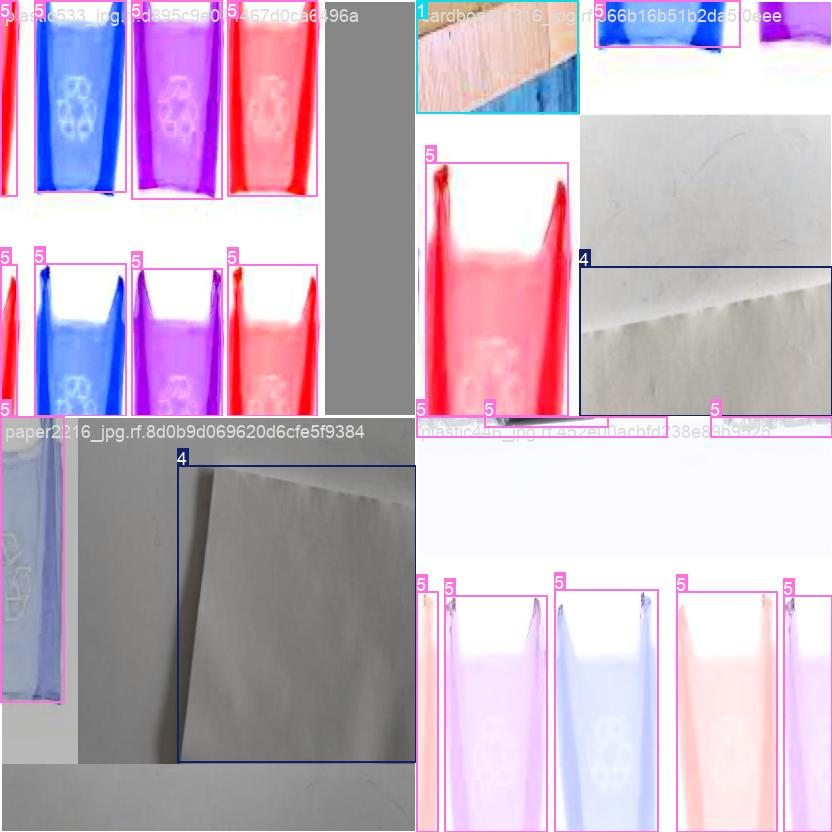
#> input picture archive/yolo_training_v1_cpu/E1_baseline/train_batch0.jpg, 832 x 832 px
$ python -i classical_features.py   (imports and definitions only)   (older library calls are emulated)
#> lines starting #> are read from the running program, lines starting #| are printed output that depends on the picture; after the words box and inside, x2 and y2 are one past the last pixel; in counts of white or black regions, pixels touching at a corner belong together
"""Classical feature extraction — 252-dimensional vector per 224×224 crop.

Components:
  color_histogram : 96 dims  (HSV, 32 bins/channel)
  lbp             : 26 dims  (uniform LBP, radius=3, n_points=24)
  gabor           : 48 dims  (mean+std for 4 orientations × 3 frequencies)
  hog             : 36 dims  (9 orientations, 8×8 px/cell, 2×2 blk)
  shape           : 10 dims  (aspect ratio, circularity, 7 Hu moments, extent)
  glcm            : 36 dims  (5 properties × 2 distances × 2 angles... approx)

Total: 96+26+48+36+10+36 = 252

BUG (Cell 6): current implementation produces 283 dims — fix in progress.
"""
import numpy as np
import cv2
from skimage.feature import local_binary_pattern, graycomatrix, graycoprops, hog
from PIL import Image


FEATURE_DIM = 252


def extract_color_histogram(img_rgb: np.ndarray, bins: int = 32) -> np.ndarray:
    img_hsv = cv2.cvtColor(img_rgb, cv2.COLOR_RGB2HSV)
    feats = []
    for ch in range(3):
        hist, _ = np.histogram(img_hsv[:, :, ch], bins=bins, range=(0, 256), density=True)
        feats.append(hist)
    return np.concatenate(feats)  # 96 dims


def extract_lbp(gray: np.ndarray, n_points: int = 24, radius: int = 3) -> np.ndarray:
    lbp = local_binary_pattern(gray, n_points, radius, method="uniform")
    hist, _ = np.histogram(lbp.ravel(), bins=n_points + 2, range=(0, n_points + 2), density=True)
    return hist  # 26 dims


def extract_gabor(gray: np.ndarray) -> np.ndarray:
    feats = []
    for freq in [0.1, 0.2, 0.3, 0.4, 0.5, 0.6]:   # 6 freq × 4 orient × 2 stats = 48 dims
        for theta in [0, np.pi / 4, np.pi / 2, 3 * np.pi / 4]:
            kernel = cv2.getGaborKernel((21, 21), 5, theta, 1 / freq, 0.5, 0, ktype=cv2.CV_32F)
            filtered = cv2.filter2D(gray.astype(np.float32), cv2.CV_32F, kernel)
            feats.extend([filtered.mean(), filtered.std()])
    return np.array(feats)  # 48 dims


def extract_hog_features(gray: np.ndarray) -> np.ndarray:
    feats = hog(gray, orientations=9, pixels_per_cell=(8, 8),
                cells_per_block=(2, 2), feature_vector=True)
    # Truncate/pad to exactly 36 dims for consistency
    target = 36
    if len(feats) >= target:
        return feats[:target]
    return np.pad(feats, (0, target - len(feats)))


def extract_shape_features(gray: np.ndarray) -> np.ndarray:
    _, binary = cv2.threshold(gray, 0, 255, cv2.THRESH_BINARY + cv2.THRESH_OTSU)
    contours, _ = cv2.findContours(binary, cv2.RETR_EXTERNAL, cv2.CHAIN_APPROX_SIMPLE)
    if not contours:
        return np.zeros(10)
    cnt = max(contours, key=cv2.contourArea)
    area = cv2.contourArea(cnt)
    perimeter = cv2.arcLength(cnt, True)
    x, y, w, h = cv2.boundingRect(cnt)
    aspect_ratio = w / (h + 1e-6)
    circularity = 4 * np.pi * area / (perimeter ** 2 + 1e-6)
    extent = area / (w * h + 1e-6)
    moments = cv2.moments(cnt)
    hu = cv2.HuMoments(moments).flatten()
    return np.array([aspect_ratio, circularity, extent, *hu[:7]])  # 10 dims


def extract_glcm_features(gray: np.ndarray) -> np.ndarray:
    glcm = graycomatrix(gray, distances=[1, 3], angles=[0, np.pi / 4, np.pi / 2, 3 * np.pi / 4],
                        levels=256, symmetric=True, normed=True)
    props = ["contrast", "dissimilarity", "homogeneity", "energy", "correlation"]
    feats = [graycoprops(glcm, p).ravel() for p in props]
    raw = np.concatenate(feats)  # 5 props × 2 dist × 4 angles = 40
    return raw[:36]  # trim to 36


def extract_classical_from_array(img_rgb: np.ndarray) -> np.ndarray:
    """Extract 252-dim features from an already-loaded 224×224 RGB uint8 array."""
    gray = cv2.cvtColor(img_rgb, cv2.COLOR_RGB2GRAY)
    feats = np.concatenate([
        extract_color_histogram(img_rgb),  # 96
        extract_lbp(gray),                 # 26
        extract_gabor(gray),               # 48
        extract_hog_features(gray),        # 36
        extract_shape_features(gray),      # 10
        extract_glcm_features(gray),       # 36
    ])
    assert len(feats) == FEATURE_DIM, f"Expected {FEATURE_DIM}, got {len(feats)}"
    return feats


def extract_classical(crop_path: str) -> np.ndarray:
    img = np.array(Image.open(crop_path).convert("RGB").resize((224, 224)))
    return extract_classical_from_array(img)
#> in extract_classical_from_array, `gray = cv2.cvtColor(img_rgb, cv2.COLOR_RGB2GRAY)`:
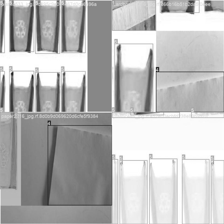
#> gray: shape (224, 224); min 26, max 255, mean 186.3
#> in extract_color_histogram, `img_hsv = cv2.cvtColor(img_rgb, cv2.COLOR_RGB2HSV)`: img_hsv: shape (224, 224, 3); mean H, S, V 74.4, 38.3, 210
#> after the loop in extract_color_histogram, `for ch in range(3):`: feats = 3 items
#> in extract_lbp, `lbp = local_binary_pattern(gray, n_points, radius, method="uniform")`:
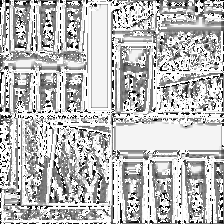
#> lbp: shape (224, 224) float64; min 0, max 25, mean 18.5; drawn with min black and max white
#> in extract_lbp, `hist, _ = np.histogram(lbp.ravel(), bins=n_points + 2, range=(0, n_poi..`: hist = 26 values, max 0.37 at index 25, min 0.00628 at index 4, mean 0.0385
#> in extract_gabor, `feats = []`: feats = []
#> after the loop in extract_gabor, `for freq in [0.1, 0.2, 0.3, 0.4, 0.5, 0.6]:`:
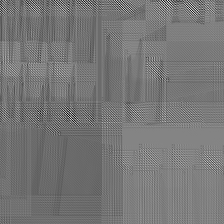
#> filtered: shape (224, 224) float32; min -65.7, max 143.9, mean 32; drawn with min black and max white
#> after the loop in extract_gabor, `for freq in [0.1, 0.2, 0.3, 0.4, 0.5, 0.6]:`: feats = 48 values, max 1586.2 at index 1, min -19.57 at index 0, mean 281.6
#> in extract_shape_features, `_, binary = cv2.threshold(gray, 0, 255, cv2.THRESH_BINARY + cv2.THRESH..`:
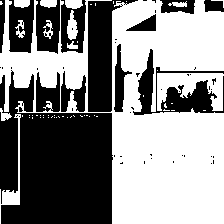
#> binary: shape (224, 224); 54.1% white; 52 black regions (39 under 20 px)
#> in extract_shape_features, `contours, _ = cv2.findContours(binary, cv2.RETR_EXTERNAL, cv2.CHAIN_AP..`: contours = 53 contours, 41 with area under 20; largest, box (x1, y1, x2, y2) and area: (0, 0, 224, 224) 25226, (157, 73, 224, 111) 1278, (0, 114, 21, 224) 308, (67, 10, 78, 40) 175, (65, 0, 83, 9) 114
#> in extract_shape_features, `cnt = max(contours, key=cv2.contourArea)`: cnt = contour of 351 points, box (x1, y1, x2, y2) (0, 0, 224, 224), area 25226
#> in extract_shape_features, `area = cv2.contourArea(cnt)`: area = 25226.5
#> in extract_shape_features, `perimeter = cv2.arcLength(cnt, True)`: perimeter = 2059.3
#> in extract_shape_features, `x, y, w, h = cv2.boundingRect(cnt)`: x = 0; w = 224
#> in extract_shape_features, `aspect_ratio = w / (h + 1e-6)`: aspect_ratio = 1
#> in extract_shape_features, `circularity = 4 * np.pi * area / (perimeter ** 2 + 1e-6)`: circularity = 0.0748
#> in extract_shape_features, `extent = area / (w * h + 1e-6)`: extent = 0.503
#> in extract_shape_features, `moments = cv2.moments(cnt)`: moments = moments, m00 25226.5, centre m10/m00, m01/m00 = (142.1, 110.5)
#> in extract_shape_features, `hu = cv2.HuMoments(moments).flatten()`: hu = [0.283, 0.00682, 0.00767, 0.000424, 6.64e-07, 1.12e-05, -3.78e-07]
#> in extract_glcm_features, `feats = [graycoprops(glcm, p).ravel() for p in props]`: feats = 5 items
#> in extract_glcm_features, `raw = np.concatenate(feats)`: raw = 40 values, max 1461.2 at index 4, min 0.0902 at index 31, mean 148.1
#> in extract_classical_from_array, `feats = np.concatenate([ extract_color_histogram(img_rgb),`: feats = 252 values, max 1586.2 at index 123, min -19.57 at index 122, mean 77.15

>>> result = extract_classical('../../archive/yolo_training_v1_cpu/E1_baseline/train_batch0.jpg')
#> result has the same summary as feats in extract_classical_from_array

$ run again, on archive/yolo_training_v1_cpu/E1_baseline/train_batch1.jpg
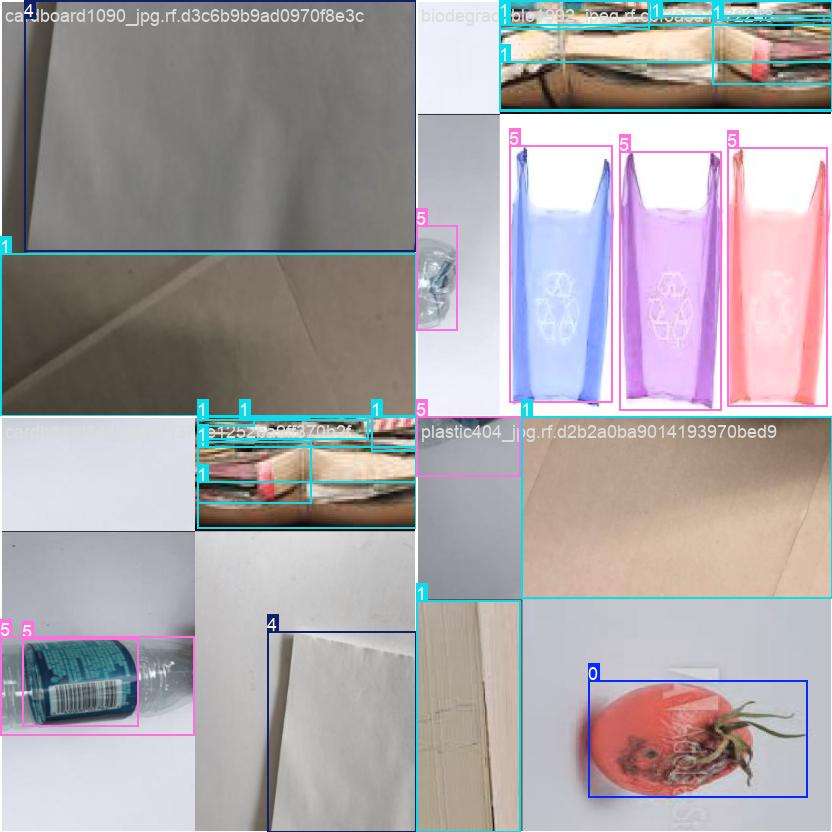
#> input picture archive/yolo_training_v1_cpu/E1_baseline/train_batch1.jpg, 832 x 832 px
#> img_hsv: shape (224, 224, 3); mean H, S, V 65.5, 39.3, 180.5
#> after the loop in extract_color_histogram, `for ch in range(3):`: feats = 3 items
#> hist = 26 values, max 0.397 at index 25, min 0.00917 at index 6, mean 0.0385
#> in extract_gabor, `feats = []`: feats = []
#> after the loop in extract_gabor, `for freq in [0.1, 0.2, 0.3, 0.4, 0.5, 0.6]:`:
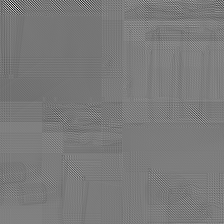
#> filtered: shape (224, 224) float32; min -174.9, max 247.7, mean 28.5; drawn with min black and max white
#> after the loop in extract_gabor, `for freq in [0.1, 0.2, 0.3, 0.4, 0.5, 0.6]:`: feats = 48 values, max 1371.4 at index 2, min -16.46 at index 4, mean 260.2
#> in extract_shape_features, `_, binary = cv2.threshold(gray, 0, 255, cv2.THRESH_BINARY + cv2.THRESH..`:
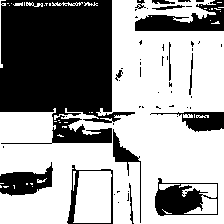
#> binary: shape (224, 224); 61.1% white; 53 black regions (38 under 20 px)
#> contours = 46 contours, 41 with area under 20; largest, box (x1, y1, x2, y2) and area: (0, 0, 224, 224) 29466, (73, 171, 112, 223) 1718, (52, 2, 83, 6) 38, (26, 2, 43, 7) 26, (183, 114, 193, 118) 24
#> cnt = contour of 544 points, box (x1, y1, x2, y2) (0, 0, 224, 224), area 29466
#> area = 29466
#> perimeter = 2233.9
#> x = 0; w = 224
#> aspect_ratio = 1
#> circularity = 0.0742
#> extent = 0.587
#> moments = moments, m00 29466, centre m10/m00, m01/m00 = (134.6, 129.8)
#> hu = [0.247, 0.00433, 0.00554, 0.00049, 4.2e-07, -6.84e-07, -6.91e-07]
#> in extract_glcm_features, `feats = [graycoprops(glcm, p).ravel() for p in props]`: feats = 5 items
#> raw = 40 values, max 943.9 at index 5, min 0.0272 at index 29, mean 121.8
#> in extract_classical_from_array, `feats = np.concatenate([ extract_color_histogram(img_rgb),`: feats = 252 values, max 1371.4 at index 124, min -16.46 at index 126, mean 68.9
#> result has the same summary as feats in extract_classical_from_array

$ run again, on archive/yolo_training_v1_cpu/E1_baseline/train_batch2.jpg
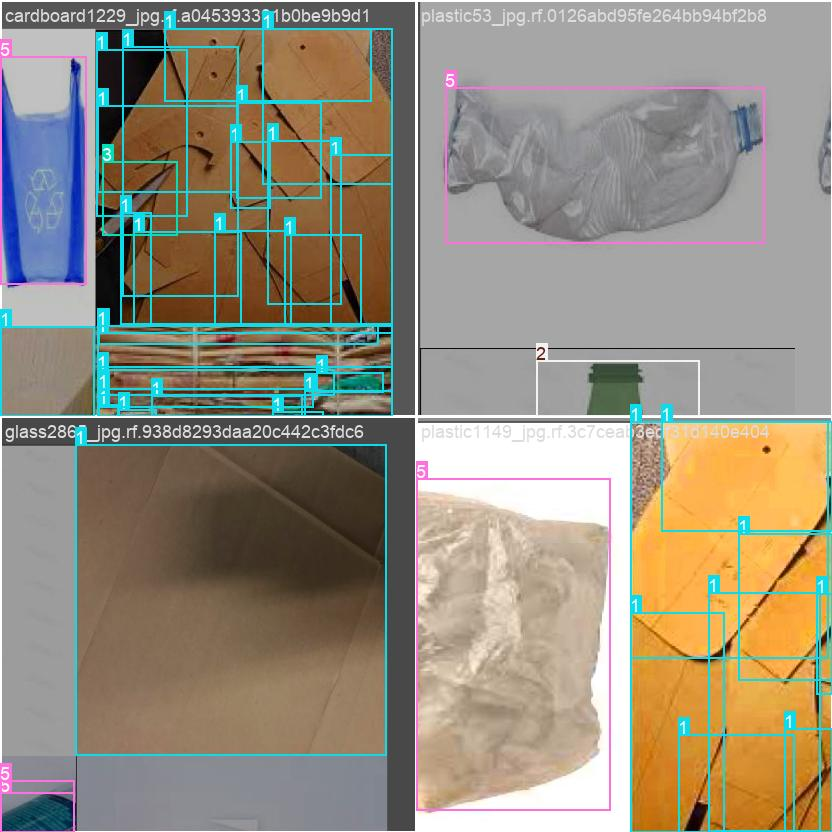
#> input picture archive/yolo_training_v1_cpu/E1_baseline/train_batch2.jpg, 832 x 832 px
#> img_hsv: shape (224, 224, 3); mean H, S, V 38, 69.6, 160.2
#> after the loop in extract_color_histogram, `for ch in range(3):`: feats = 3 items
#> hist = 26 values, max 0.431 at index 25, min 0.00616 at index 6, mean 0.0385
#> in extract_gabor, `feats = []`: feats = []
#> after the loop in extract_gabor, `for freq in [0.1, 0.2, 0.3, 0.4, 0.5, 0.6]:`:
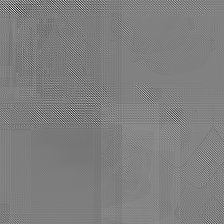
#> filtered: shape (224, 224) float32; min -195.4, max 244.8, mean 24.5; drawn with min black and max white
#> after the loop in extract_gabor, `for freq in [0.1, 0.2, 0.3, 0.4, 0.5, 0.6]:`: feats = 48 values, max 1175.6 at index 6, min -11.38 at index 0, mean 241.7
#> in extract_shape_features, `_, binary = cv2.threshold(gray, 0, 255, cv2.THRESH_BINARY + cv2.THRESH..`:
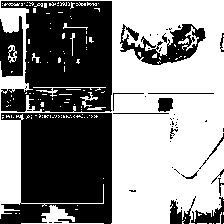
#> binary: shape (224, 224); 54% white; 50 black regions (33 under 20 px)
#> contours = 53 contours, 50 with area under 20; largest, box (x1, y1, x2, y2) and area: (0, 0, 224, 224) 36916, (21, 205, 104, 224) 303, (8, 45, 17, 63) 80
#> cnt = contour of 301 points, box (x1, y1, x2, y2) (0, 0, 224, 224), area 36916
#> area = 36915.5
#> perimeter = 1848.1
#> x = 0; w = 224
#> aspect_ratio = 1
#> circularity = 0.136
#> extent = 0.736
#> moments = moments, m00 36915.5, centre m10/m00, m01/m00 = (126.2, 94.57)
#> hu = [0.206, 0.0014, 0.000587, 0.000222, -6.6e-08, -7.78e-06, 4.58e-08]
#> in extract_glcm_features, `feats = [graycoprops(glcm, p).ravel() for p in props]`: feats = 5 items
#> raw = 40 values, max 815.6 at index 5, min 0.105 at index 29, mean 110.2
#> in extract_classical_from_array, `feats = np.concatenate([ extract_color_histogram(img_rgb),`: feats = 252 values, max 1175.6 at index 128, min -11.38 at index 122, mean 63.53
#> result has the same summary as feats in extract_classical_from_array
